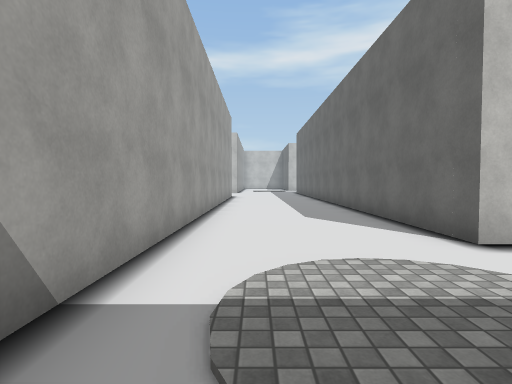
View 1 (above)

16 first-person views from a walk through a 3-D level made in the Unity game engine. The camera is 1.4 m above the floor, tilts 2° down and sees 80° across. The floor is counted in squares, 1.8 m on a side. Each view is taken from the middle of a square. On the plan, view 1 faces up. The plan holds only what a view shows up to about 11 squares ahead; the rest is blank. The place goes on beyond the plan. The player is left out. Some surface patterns are stand-ins.

View 2
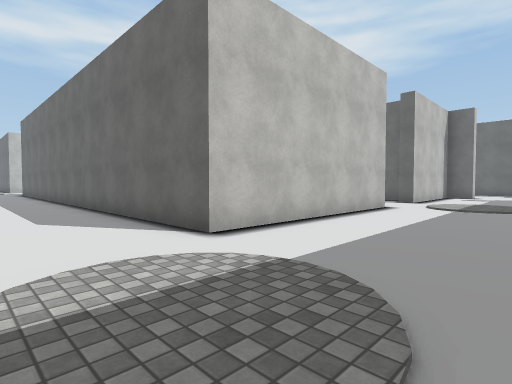

View 3
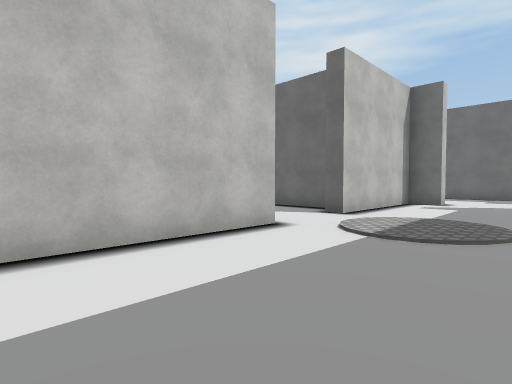

View 4
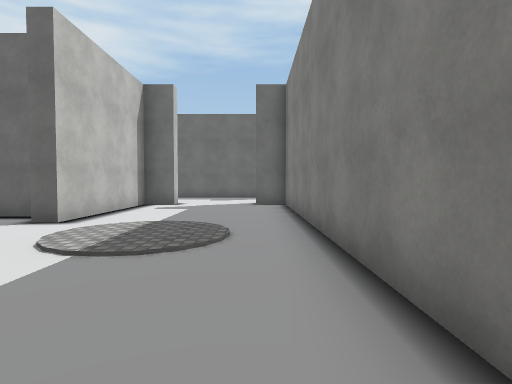

View 5
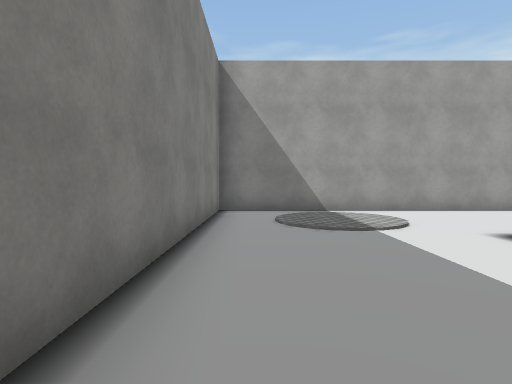

View 6
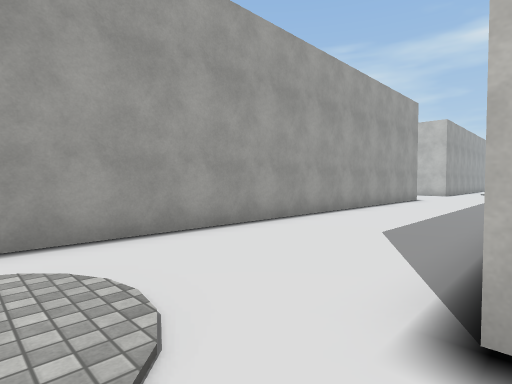

View 7
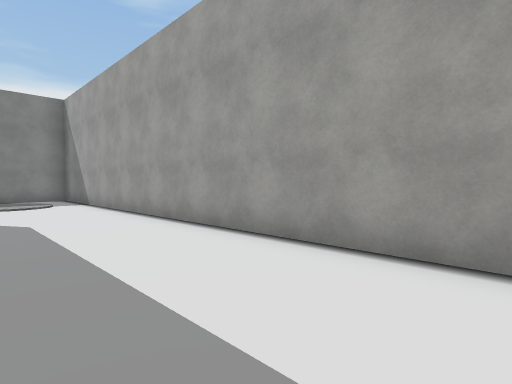

View 8
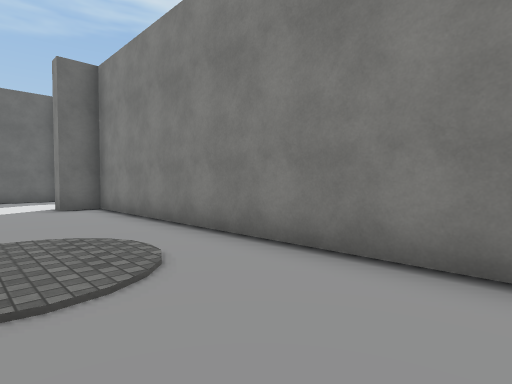

View 9
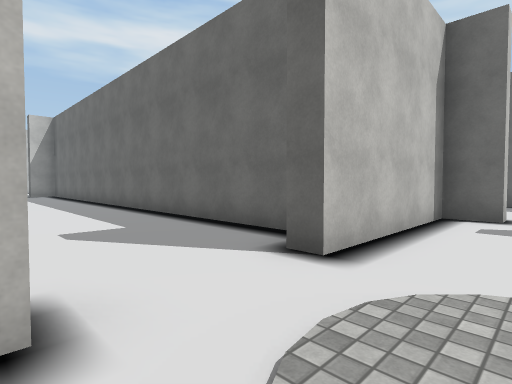

View 10
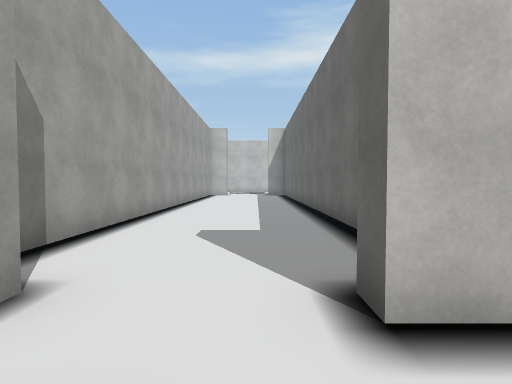

View 11
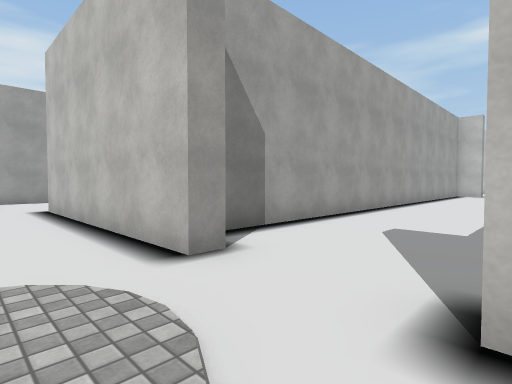

View 12
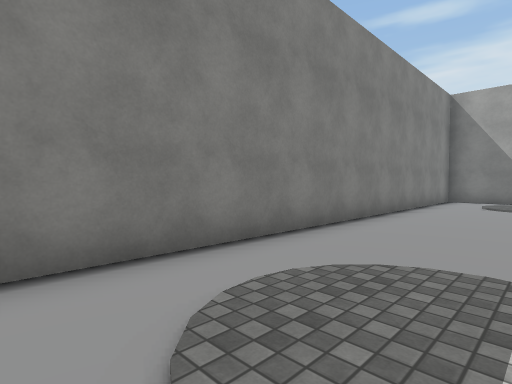

View 13
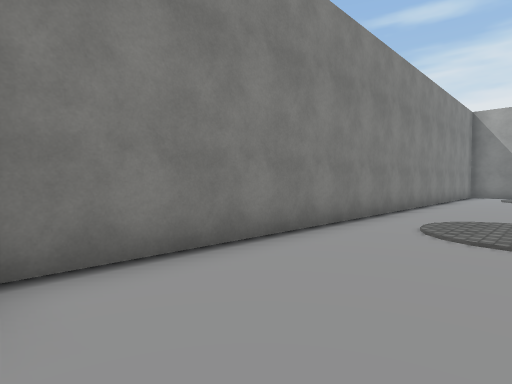

View 14
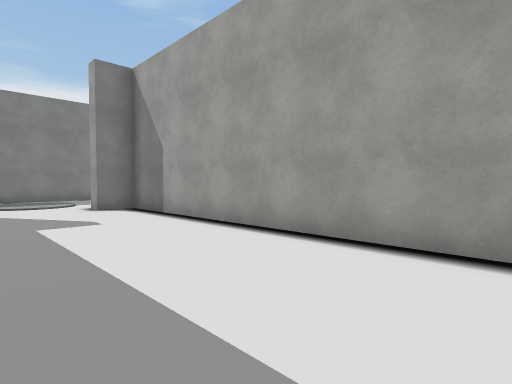

View 15
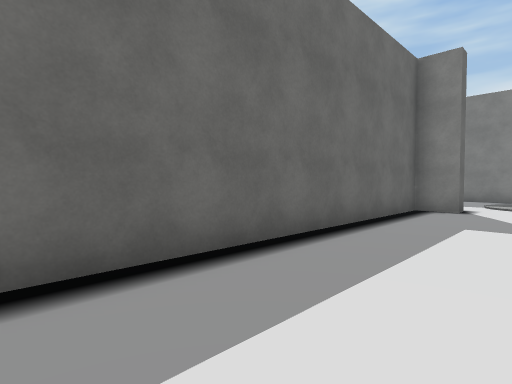

View 16
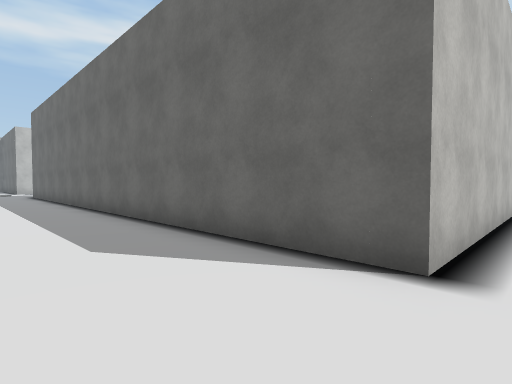

### Floor plan
Points are (right, up) in squares from view 1. A wall is a line through its corners. A room is listed if a view was taken in it or the views show most of it. See-through windows are left out.
Room 1 (views 1, 2, 3, 4, 5, 6, 7, 8, 9, 10, 11, 12, 13, 16)
walls: (9.3, 3.7) (2.8, 3.7) (2.8, 13.5); (16.3, 2.6) (16.3, 3.7) (11.8, 3.7); (-1.2, 13.4) (-1.2, -1) (16.3, -1) (16.3, 0)
ways out: opening at (10.5, 4) to room 2
Room 2 (views 14, 15)
walls: (8.3, 13.5) (8.3, 4.2) (9.3, 4.2) (9.3, 3.7); (11.8, 3.7) (11.8, 4.2) (12.7, 4.2) (12.7, 13.5)
ways out: opening at (10.5, 4) to room 1

Where each view was taken, in squares from view 1:
view 1: 0 up, 0 right, facing up
view 2: 0 up, 0 right, facing up-right
view 3: 0 up, 5 right, facing up-right
view 4: 0 up, 6 right, facing right
view 5: 0 up, 7 right, facing left
view 6: 2 up, 3 right, facing up-left
view 7: 13 up, 2 right, facing down-left
view 8: 2 up, 7 right, facing down-right
view 9: 2 up, 9 right, facing up-right
view 10: 2 up, 11 right, facing up
view 11: 2 up, 12 right, facing up-left
view 12: 2 up, 12 right, facing down-left
view 13: 2 up, 16 right, facing down-left
view 14: 13 up, 12 right, facing down-left
view 15: 13 up, 10 right, facing down-right
view 16: 3 up, 0 right, facing up-right
